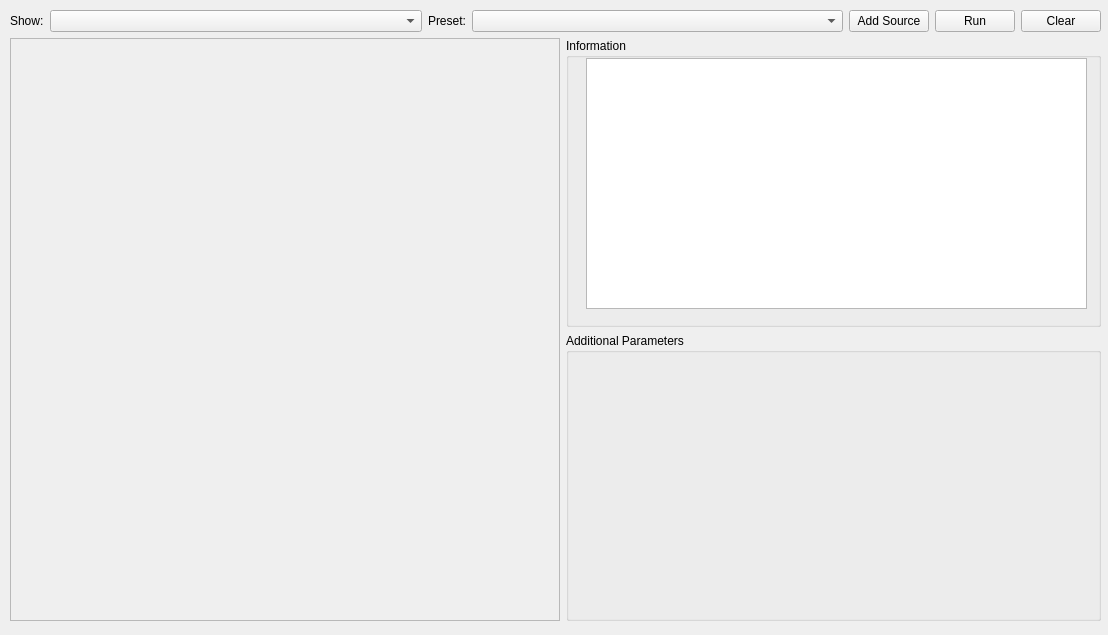
<?xml version="1.0" encoding="UTF-8"?>
<ui version="4.0">
 <class>BatchTranscoder</class>
 <widget class="QWidget" name="BatchTranscoder">
  <property name="geometry">
   <rect>
    <x>0</x>
    <y>0</y>
    <width>1108</width>
    <height>635</height>
   </rect>
  </property>
  <property name="windowTitle">
   <string>Batch Transcoder</string>
  </property>
  <widget class="QWidget" name="verticalLayoutWidget">
   <property name="geometry">
    <rect>
     <x>10</x>
     <y>10</y>
     <width>1091</width>
     <height>611</height>
    </rect>
   </property>
   <layout class="QVBoxLayout" name="verticalLayout">
    <item>
     <layout class="QHBoxLayout" name="horizontalLayout_2">
      <item>
       <widget class="QLabel" name="label">
        <property name="text">
         <string>Show:</string>
        </property>
       </widget>
      </item>
      <item>
       <widget class="QComboBox" name="show_list">
        <property name="sizePolicy">
         <sizepolicy hsizetype="Expanding" vsizetype="Fixed">
          <horstretch>0</horstretch>
          <verstretch>0</verstretch>
         </sizepolicy>
        </property>
       </widget>
      </item>
      <item>
       <widget class="QLabel" name="label_2">
        <property name="text">
         <string>Preset:</string>
        </property>
       </widget>
      </item>
      <item>
       <widget class="QComboBox" name="preset_list">
        <property name="sizePolicy">
         <sizepolicy hsizetype="Expanding" vsizetype="Fixed">
          <horstretch>0</horstretch>
          <verstretch>0</verstretch>
         </sizepolicy>
        </property>
       </widget>
      </item>
      <item>
       <widget class="QPushButton" name="add_source_button">
        <property name="text">
         <string>Add Source</string>
        </property>
       </widget>
      </item>
      <item>
       <widget class="QPushButton" name="run_button">
        <property name="text">
         <string>Run</string>
        </property>
       </widget>
      </item>
      <item>
       <widget class="QPushButton" name="clear_button">
        <property name="text">
         <string>Clear</string>
        </property>
       </widget>
      </item>
     </layout>
    </item>
    <item>
     <layout class="QHBoxLayout" name="horizontalLayout_3">
      <item>
       <widget class="QScrollArea" name="scrollArea">
        <property name="sizePolicy">
         <sizepolicy hsizetype="Fixed" vsizetype="Expanding">
          <horstretch>0</horstretch>
          <verstretch>0</verstretch>
         </sizepolicy>
        </property>
        <property name="minimumSize">
         <size>
          <width>550</width>
          <height>0</height>
         </size>
        </property>
        <property name="widgetResizable">
         <bool>true</bool>
        </property>
        <widget class="QWidget" name="scrollAreaContentsWidget">
         <property name="geometry">
          <rect>
           <x>0</x>
           <y>0</y>
           <width>548</width>
           <height>574</height>
          </rect>
         </property>
         <property name="minimumSize">
          <size>
           <width>0</width>
           <height>0</height>
          </size>
         </property>
        </widget>
       </widget>
      </item>
      <item>
       <layout class="QVBoxLayout" name="verticalLayout_3">
        <item>
         <widget class="QGroupBox" name="information_group">
          <property name="title">
           <string>Information</string>
          </property>
          <widget class="QTableView" name="information_table">
           <property name="geometry">
            <rect>
             <x>20</x>
             <y>20</y>
             <width>501</width>
             <height>251</height>
            </rect>
           </property>
          </widget>
         </widget>
        </item>
        <item>
         <widget class="QGroupBox" name="parameter_group">
          <property name="title">
           <string>Additional Parameters</string>
          </property>
         </widget>
        </item>
       </layout>
      </item>
     </layout>
    </item>
   </layout>
  </widget>
 </widget>
 <resources/>
 <connections/>
</ui>
